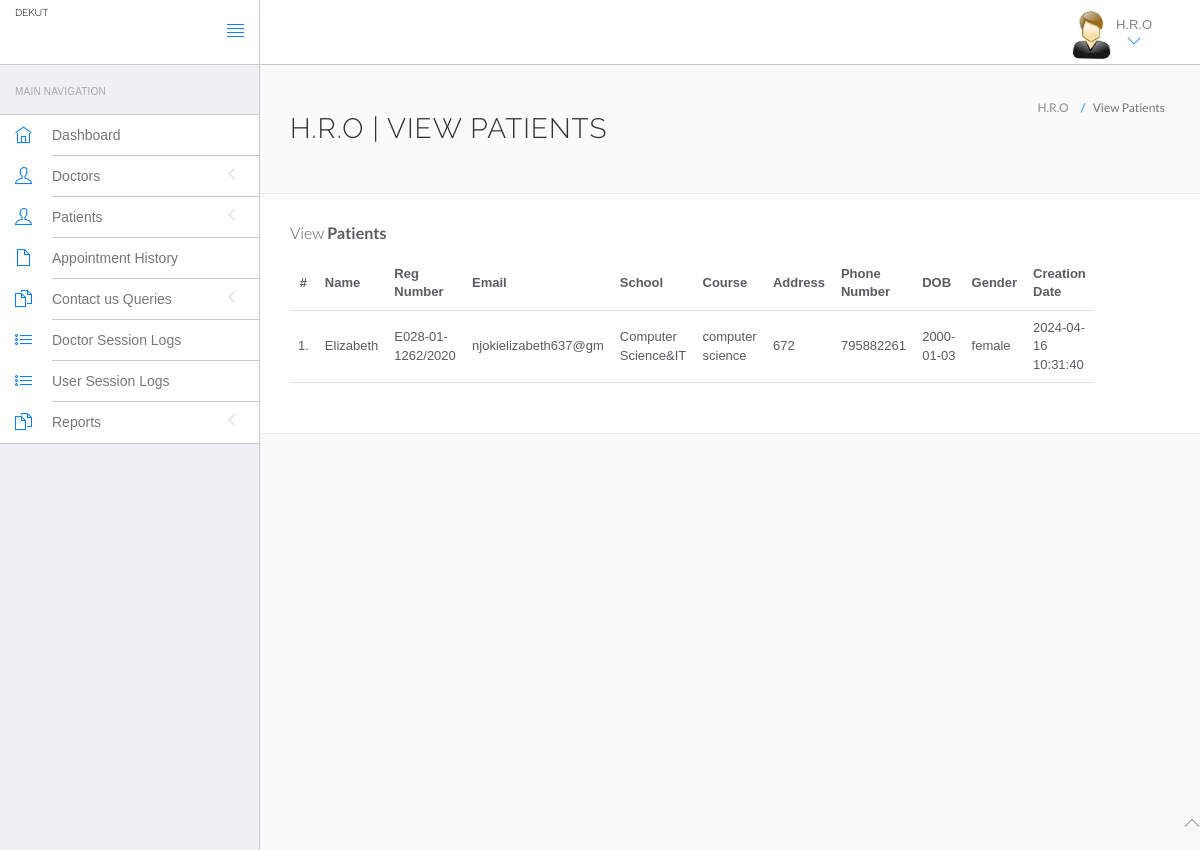
The app's page /MSC/admin/manage-patient.php (signed in) with its own data.
### tables this page shows
CREATE TABLE `patients` (
  `id` int(11) NOT NULL,
  `patientID` int(20) NOT NULL,
  `name` varchar(20) NOT NULL,
  `registrationno` varchar(50) NOT NULL,
  `email` varchar(20) NOT NULL,
  `school` varchar(50) NOT NULL,
  `course` varchar(50) NOT NULL,
  `address` varchar(50) NOT NULL,
  `phoneNo` int(11) NOT NULL,
  `dob` date DEFAULT NULL,
  `gender` varchar(30) NOT NULL,
  `password` varchar(255) DEFAULT NULL,
  `regDate` timestamp NULL DEFAULT current_timestamp(),
  `updationDate` timestamp NULL DEFAULT NULL ON UPDATE current_timestamp()
);

### MSC/admin/manage-patient.php (the view, shortened to what this page needs)
<?php
if(strlen($_SESSION['id']==0)) {
 header('location:logout.php');
  } else{
?>
<!DOCTYPE html>
<html lang="en">
	<head>
		<link rel="stylesheet" href="vendor/bootstrap/css/bootstrap.min.css">
		<link rel="stylesheet" href="vendor/fontawesome/css/font-awesome.min.css">
		<link rel="stylesheet" href="vendor/themify-icons/themify-icons.min.css">
		<link href="vendor/animate.css/animate.min.css" rel="stylesheet" media="screen">
		<link href="vendor/perfect-scrollbar/perfect-scrollbar.min.css" rel="stylesheet" media="screen">
		<link href="vendor/switchery/switchery.min.css" rel="stylesheet" media="screen">
		<link href="vendor/bootstrap-touchspin/jquery.bootstrap-touchspin.min.css" rel="stylesheet" media="screen">
		<link href="vendor/select2/select2.min.css" rel="stylesheet" media="screen">
		<link href="vendor/bootstrap-datepicker/bootstrap-datepicker3.standalone.min.css" rel="stylesheet" media="screen">
		<link href="vendor/bootstrap-timepicker/bootstrap-timepicker.min.css" rel="stylesheet" media="screen">
		<link rel="stylesheet" href="assets/css/styles.css">
		<link rel="stylesheet" href="assets/css/plugins.css">
		<link rel="stylesheet" href="assets/css/themes/theme-1.css" id="skin_color" />
		<link href="https://cdn.datatables.net/v/bs/dt-2.0.0/datatables.min.css" rel="stylesheet">
		<link href="https://cdn.datatables.net/select/1.3.4/css/select.dataTables.min.css"  rel="stylesheet" type="text/css" >
		<link href="https://cdn.jsdelivr.net/npm/sweetalert2@11.10.5/dist/sweetalert2.min.css" rel="stylesheet">
	</head>
	<body>
		<div id="app">
<?php include('include/sidebar.php');?>
<div class="app-content">
<?php include('include/header.php');?>
<div class="main-content" >
<div class="wrap-content container" id="container">
<section id="page-title">
<div class="row">
<div class="col-sm-8">
<h1 class="mainTitle">H.R.O | View Patients</h1>
</div>
<ol class="breadcrumb">
<li>
<span>H.R.O</span>
</li>
<li class="active">
<span>View Patients</span>
</li>
</ol>
</div>
</section>
<div class="container-fluid container-fullw bg-white">
<div class="row">
<div class="col-md-11">
<h5 class="over-title margin-bottom-15">View <span class="text-bold">Patients</span></h5>
<table class="table table-hover" id="allPatients">
<thead>
<tr>
												<th class="center">#</th>
												<th>Name</th>
												<th class="hidden-xs">Reg Number</th>
												<th>Email</th>
												<th>School </th>
												<th>Course </th>
												<th>Address </th>
												<th>Phone Number </th>
												<th>DOB </th>
												<th>Gender </th>
												<th>Creation Date </th>
											</tr>
</thead>
<tbody>
<?php
$sql=mysqli_query($con,"select * from patients");
$cnt=1;
while($row=mysqli_fetch_array($sql))
{
?>
<tr>
<td class="center"><?php echo $cnt;?>.</td>
												<td class="hidden-xs"><?php echo $row['name'];?></td>
												<td><?php echo $row['registrationno'];?></td>
												<td><?php echo $row['email'];?>
												</td>
												<td><?php echo $row['school'];?></td>
												<td><?php echo $row['course'];?></td>
												<td><?php echo $row['address'];?></td>
												<td><?php echo $row['phoneNo'];?></td>
												<td><?php echo $row['dob'];?></td>
												<td><?php echo $row['gender'];?></td>
												<td><?php echo $row['regDate'];?></td>
</tr>
<?php
$cnt=$cnt+1;
 }?></tbody>
</table>
</div>
</div>
</div>
</div>
</div>
</div>
</div>
	<?php include('include/footer.php');?>
	</body>
</html>
<?php } ?>

### MSC/admin/assets/css/themes/theme-1.css (style rules this page uses)
body { background: #FAFAFA; }

### records on screen
patients: name "Elizabeth", registrationno "E028-01-1262/2020", email "njokielizabeth637@gm", school "Computer Science&IT", course "computer science", address "672", phoneNo "795882261", dob "2000-01-03", gender "female", regDate "2024-04-16 10:31:40"
